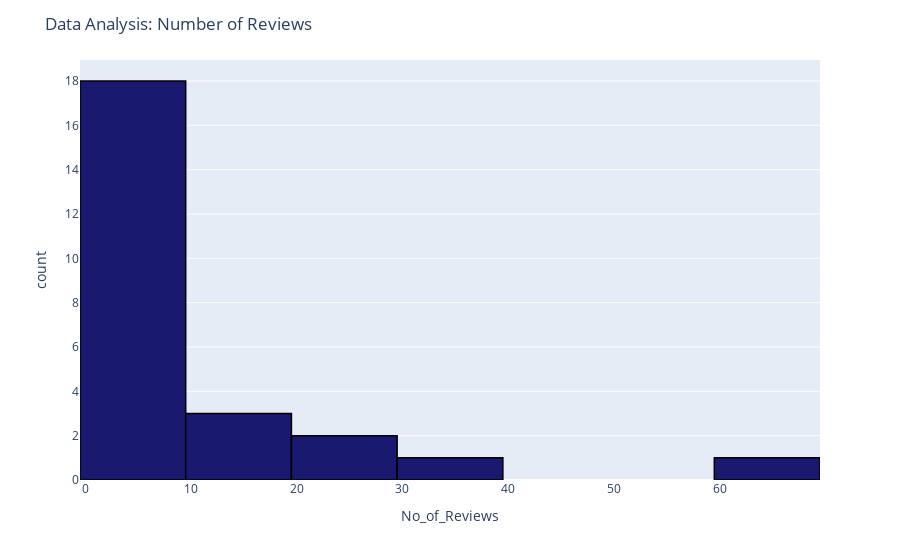

Notebook source saved alongside this figure:
### Code cell
# Num of Reviews- all courses

fig = px.histogram(AnalysisRating, x="No_of_Reviews")
fig.update_traces(marker_color="midnightblue",marker_line_color='black',
                  marker_line_width=1.5)
fig.update_layout(title_text='Data Analysis: Number of Reviews')
fig.show()
# py.plot(fig)

### Figure 1 — Plotly figure (JSON) as saved in the notebook; plotly's stock layout.template omitted (floating-point values rounded to 4 significant figures)
{"data": [{"alignmentgroup": "True", "bingroup": "x", "hovertemplate": "No_of_Reviews=%{x}<br>count=%{y}<extra></extra>", "legendgroup": "", "marker": {"color": "midnightblue", "line": {"color": "black", "width": 1.5}}, "name": "", "offsetgroup": "", "orientation": "v", "showlegend": false, "type": "histogram", "x": [65, 39, 26, 24, 8, 4, 13, 3, 3, 10, 2, 1, 1, 6, 1, 4, 4, 4, 1, 1, 18, 1, 1, 1, 1], "xaxis": "x", "yaxis": "y"}], "layout": {"barmode": "relative", "legend": {"tracegroupgap": 0}, "margin": {"t": 60}, "title": {"text": "Data Analysis: Number of Reviews"}, "xaxis": {"anchor": "y", "domain": [0, 1], "title": {"text": "No_of_Reviews"}}, "yaxis": {"anchor": "x", "domain": [0, 1], "title": {"text": "count"}}}}
